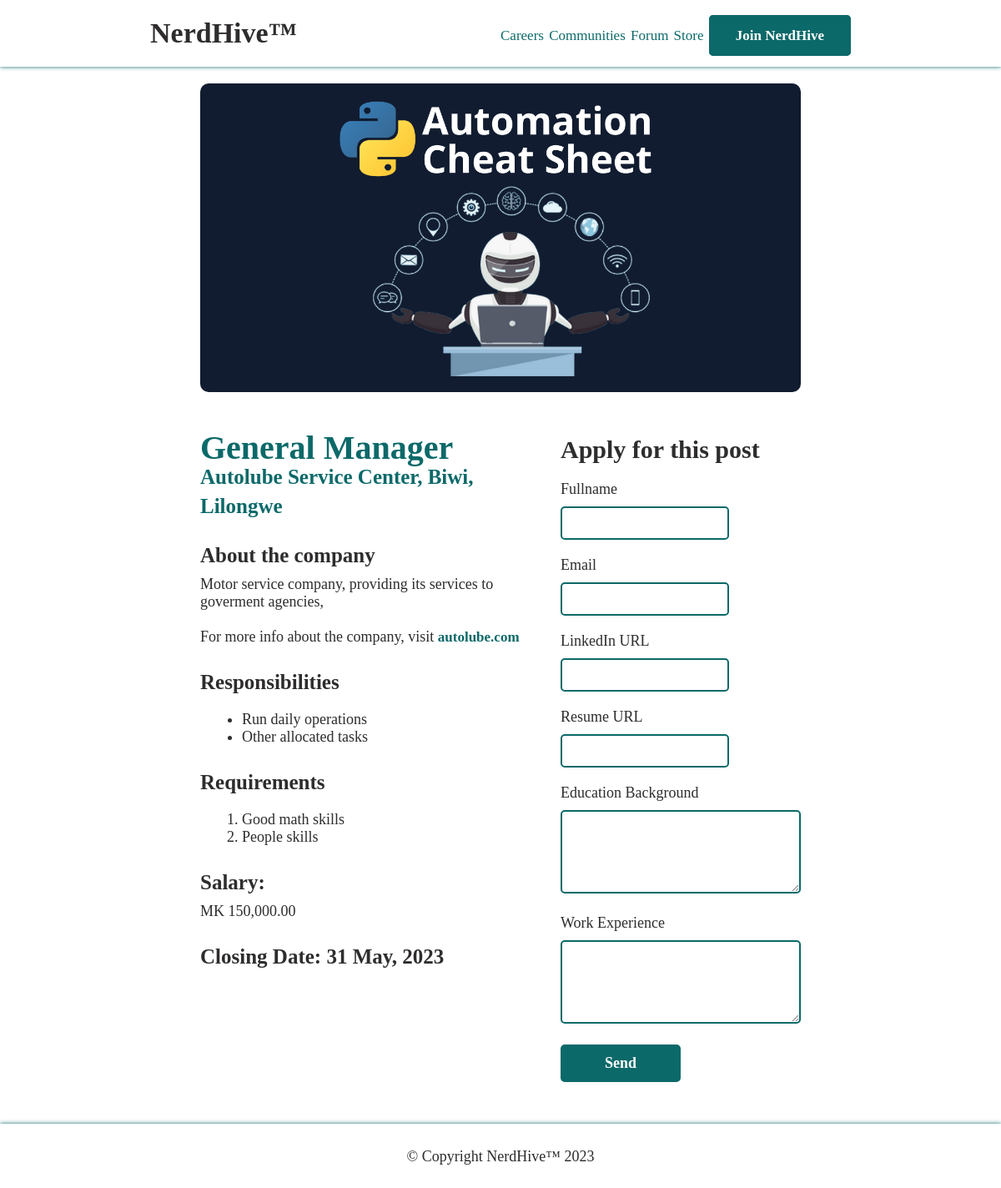
/jobs/3, run on the app's committed database.
### tables this page shows
CREATE TABLE "jobs" (
	"id"	INTEGER NOT NULL,
	"title"	TEXT NOT NULL,
	"company"	TEXT NOT NULL,
	"location"	TEXT NOT NULL,
	"about_company"	TEXT NOT NULL,
	"company_website" TEXT NOT NULL,
	"responsibilities"	TEXT NOT NULL,
	"requirements"	TEXT NOT NULL,
	"salary"	TEXT,
	"currency"	TEXT DEFAULT 'MK',
	"open_until" TEXT NOT NULL,
	PRIMARY KEY("id" AUTOINCREMENT)
);

### app.py (the view, shortened to what this page needs)
@app.route('/jobs/<job_id>', methods=['GET', 'POST'])
def load_job_page(job_id):
    if request.method == 'GET':
        details = load_job_item(job_id)
        return render_template('jobitem.html', details=details)

### database.py (called while the page is built)
def load_job_item(job_id):
    with sql.connect('nerdhive.sqlite') as conn:
        cursor = conn.cursor()
        job = cursor.execute(f'SELECT * FROM jobs WHERE id = {job_id}').fetchall()
        job = job[0]
        job = {'id': job[0], 'title':job[1], 'company': job[2], 'location': job[3], 'about_company': job[4], 'company_website': job[5], 'responsibilities': job[6], 'requirements': job[7], 'salary': job[8], 'currency': job[9], 'open_until': job[10]}
    return job

### templates/jobitem.html (shortened to what this page needs)
<!DOCTYPE html>
<html lang="en">
    <head>
        <link rel="stylesheet" href="../static/css/main.css" />
    </head>
    <body>
        {% include 'header.html' %}
        <section class="job-details">
            <div>
                <h1>
                    {{details['title']}}<br />
                    <small
                        >{{details['company']}}, {{details['location']}}</small
                    >
                </h1>
                <h3>About the company</h3>
                <p>
                    {{details['about_company']}}
                    <br /><br />
                    For more info about the company, visit
                    <a href="{{details['company_website']}}"
                        >{{details['company_website']}}</a
                    >
                </p>
                <h3>Responsibilities</h3>
                <ul>
                    {% for line in details['responsibilities'].split('\n') %}
                    <li>{{line}}</li>
                    {% endfor %}
                </ul>
                <h3>Requirements</h3>
                <ol>
                    {% for line in details['requirements'].split('\n') %}
                    <li>{{line}}</li>
                    {% endfor %}
                </ol>
                {% if details['salary'] %}
                <h3>Salary:</h3>
                <p>{{details['currency']}} {{details['salary']}}</p>
                {% endif %}
                <h3>Closing Date: {{details['open_until']}}</h3>
            </div>
            <div class="sidebar">
                <form action="" method="post">
                    <h2>Apply for this post</h2>
                    <div class="form-control">
                        <label for="fullname">Fullname</label>
                        <input
                            type="text"
                            name="fullname"
                            id="fullname"
                            required
                        />
                    </div>
                    <div class="form-control">
                        <label for="email">Email</label>
                        <input type="email" name="email" id="email" required />
                    </div>
                    <div class="form-control">
                        <label for="linkdin">LinkedIn URL</label>
                        <input type="text" name="linkdin" id="linkdin" />
                    </div>
                    <div class="form-control">
                        <label for="resume-url">Resume URL</label>
                        <input
                            type="text"
                            name="resume-url"
                            id="resume-url"
                            required
                        />
                    </div>
                    <div class="form-control">
                        <label for="education">Education Background</label>
                        <textarea
                            type="text"
                            name="education"
                            id="education"
                            required
                        ></textarea>
                    </div>
                    <div class="form-control">
                        <label for="work-exp">Work Experience</label>
                        <textarea
                            type="text"
                            name="work-exp"
                            id="work-exp"
                            required
                        ></textarea>
                    </div>
                    <div class="form-control">
                        <button type="submit">Send</button>
                    </div>
                </form>
            </div>
        </section>
        {% include 'footer.html' %}
    </body>
</html>

### static/css/main.css (style rules this page uses)
*, *:before, *::after { padding: 0; margin: 0; box-sizing: border-box; font-family: "Ubuntu Mono"; color: #2e2c2c; }
html { font-size: 62.5%; }
a { text-decoration: none; color: #0c6969; font-size: 1.7rem; }
section { width: 60%; margin: auto; }
h2 { text-align: center; font-size: 4rem; margin: 4rem 0rem; }
.applications li a, section.job-details a { padding: 1.3rem 3rem; background: #0c6969; color: #fff; border-radius: 0.5rem; font-weight: bold; border: 0.2rem #0c6969 solid; }
section.job-details { font-size: 1.8rem; width: 60%; margin: auto; margin-top: 5rem; display: flex; justify-content: space-between; }
section.job-details > div { width: 55%; }
section.job-details ul, section.job-details ol { margin-left: 5rem; margin-top: 2rem; }
section.job-details > .sidebar { width: 40%; }
section.job-details > .sidebar form h2 { margin-bottom: 2rem; margin-top: 0; font-size: 3rem; text-align: left; }
section.job-details > .sidebar .form-control input { width: 70%; }
section.job-details > .sidebar .form-control textarea { width: 100%; }
section.job-details > .sidebar .form-control button { width: 50%; }
section.job-details h1 { color: #0c6969; font-size: 4rem; line-height: 3rem; }
section.job-details h1 small { color: #0c6969; font-size: 2.5rem; }
section.job-details h3 { margin-top: 3rem; font-size: 2.5rem; }
section.job-details p { margin-top: 1rem; }
section.job-details a { display: block; margin-top: 4rem; width: fit-content; }
section.review a, section.job-details p > a { background: none; color: #0c6969; display: inline; padding: 0; }
section.review a:hover, section.job-details p > a { border: none; }
.form-control { width: 100%; margin-bottom: 2rem; }
.form-control label { display: block; margin-bottom: 1rem; font-size: 1.8rem; }
.form-control input { border: #0c6969 0.2rem solid; border-radius: 0.5rem; padding: 0.5rem; font-size: 1.8rem; font-family: "Ubuntu Mono"; width: 90%; height: 4rem; }
.form-control textarea { width: 95%; height: 10rem; border: #0c6969 0.2rem solid; border-radius: 0.5rem; padding: 0.5rem; font-size: 1.8rem; font-family: "Ubuntu Mono"; }
.form-control button { background: #0c6969; border: #0c6969 0.2rem solid; padding: 1rem 2rem; color: #fff; width: 22.5%; cursor: pointer; border-radius: 0.5rem; font-size: 1.8rem; font-weight: bold; }

### data on the page
jobs: title "General Manager", company "Autolube Service Center", location "Biwi, Lilongwe", about_company "Motor service company, providing its services to goverment agencies,", company_website "autolube.com", currency "MK", salary "150,000.00", open_until "31 May, 2023"

### other printed values
{{ line }} "Run daily operations" "Other allocated tasks"
{{ line }} "Good math skills" "People skills"
